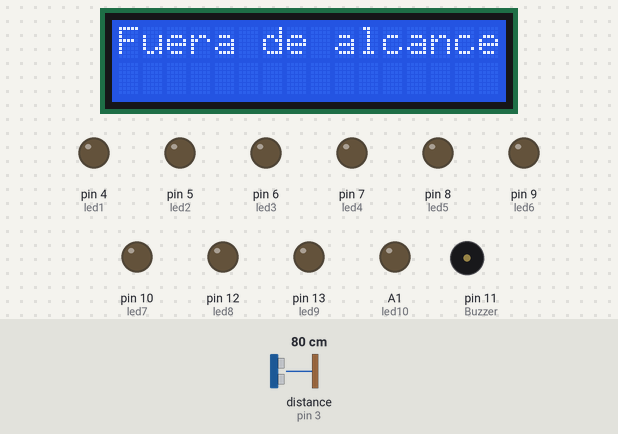
The sketch below on a simulated Arduino Uno, built with avr-gcc and run on an emulated ATmega328P. Parts: 16×2 character LCD, output pins drawn as LEDs (lit = HIGH), buzzer (waves = sounding). Wiring (inferred from the names in the program): ultrasonic range finder: trigger pin 2; echo pin 3. The test bench sets the inputs (shaded band); at power-on: distance to the obstacle (sensor on pin 3) 80 cm. The echo pulse lasts 58.3 µs per cm; pins used as bus, display or sensor lines are not drawn.

Above: at 1.2 s.
1.3 s: distance to the obstacle (sensor on pin 3) set to 44 cm
2.8 s: distance to the obstacle (sensor on pin 3) set to 38 cm
At 4.3 s:
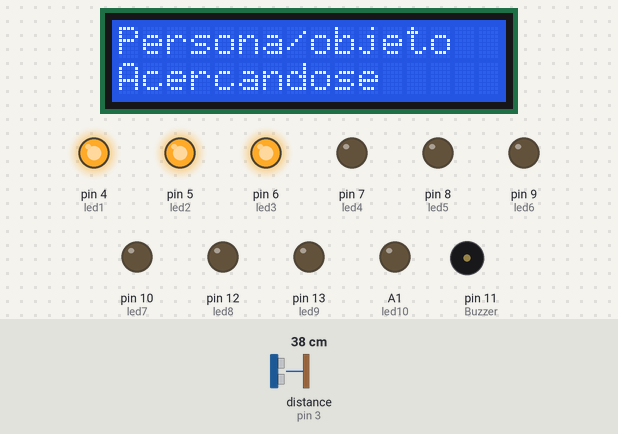
4.6 s: distance to the obstacle (sensor on pin 3) set to 30 cm
6.1 s: distance to the obstacle (sensor on pin 3) set to 23 cm
At 6.7 s:
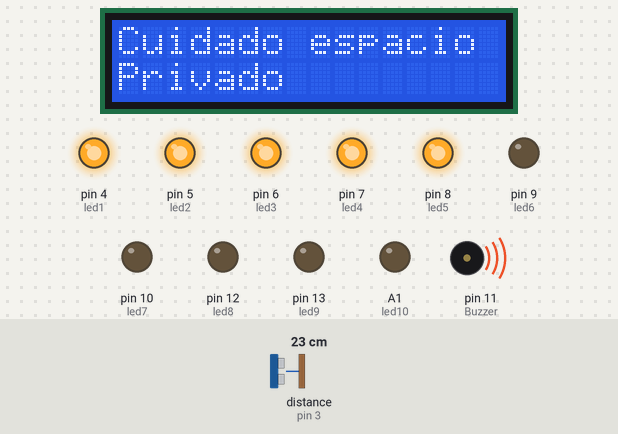
At 11.6 s:
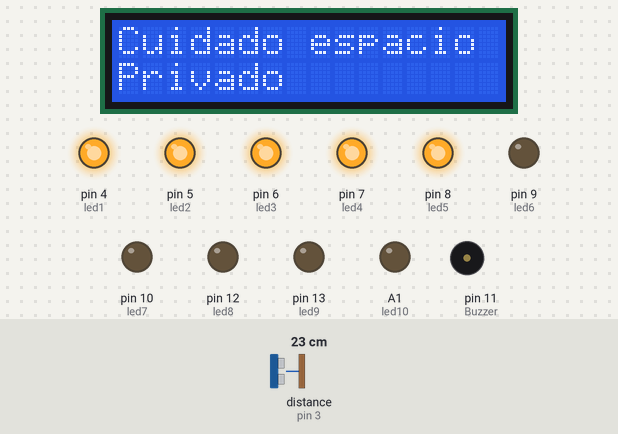
Timing chart, 0 to 18.2 s (numbered marks = the images above; inputs shaded):
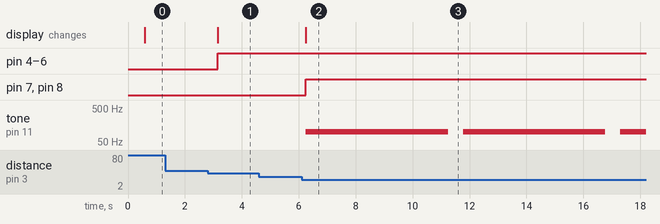

Measured:
- the behaviour switches between 42 and 41 cm on distance to the obstacle (sensor on pin 3) (found by bisection; images 0 and 1)
- the behaviour switches between 27 and 26 cm on distance to the obstacle (sensor on pin 3) (found by bisection; images 1 and 2)
- after the input at 1.3 s, every drawn part: stays the same
- after the input at 2.8 s, pin 4 (led1), pin 5 (led2), pin 6 (led3): LOW → HIGH after 0.35 s; the display: changes after 0.35 s (image 1)
- after the input at 4.6 s, every drawn part: stays the same
- after the input at 6.1 s, pin 7 (led4), pin 8 (led5): LOW → HIGH after 0.15 s; tone on pin 11 (Buzzer): alternates 100 Hz for 5.0 s and silent for 0.53 s, starting after 0.15 s; the display: changes after 0.15 s (image 2)

The sketch:

Parte_3.ino
```cpp
/* Fundacion Kinal
   Centro educativo tecnico laboral Kinal
   Quinto perito
   Quinto electronica
   Codigo Tecnico: EB5AM
   Curso: Taller de electronica digital y reparacion de computadoras I
   Proyecto: ALARMA DE DISTANCIA
   Jorge Eduardo Urrea Guerra 2019073
   Fecha: 4 de mayo
   */
#include <Wire.h>
#include <LiquidCrystal_I2C.h>
#define led1 4
#define led2 5
#define led3 6
#define led4 7
#define led5 8
#define led6 9
#define led7 10
#define led8 12
#define led9 13
#define led10 A1
#define Buzzer 11
#define trigger 2
#define echo    3

LiquidCrystal_I2C lcd_eduardo(0x27,16,2);

void setup() {
  lcd_eduardo.init();
  lcd_eduardo.backlight();
  pinMode(led1,OUTPUT);
  pinMode(led2,OUTPUT);
  pinMode(led3,OUTPUT);
  pinMode(led4,OUTPUT);
  pinMode(led5,OUTPUT);
  pinMode(led6,OUTPUT);
  pinMode(led7,OUTPUT);
  pinMode(led8,OUTPUT);
  pinMode(led9,OUTPUT);
  pinMode(led10,OUTPUT);
  pinMode(trigger, OUTPUT);
  pinMode(echo,INPUT);
  pinMode(Buzzer, OUTPUT);
}

void loop() {
    int ditancia=dis();
    if(ditancia >=45){
      lcd_eduardo.clear();
      lcd_eduardo.setCursor(0,0);
      lcd_eduardo.print("Fuera de alcance");
      digitalWrite(led1,LOW);
      digitalWrite(led2,LOW);
      digitalWrite(led3,LOW);
      digitalWrite(led4,LOW);
      digitalWrite(led5,LOW);
      digitalWrite(led6,LOW);
      digitalWrite(led7,LOW);
      digitalWrite(led8,LOW);
      digitalWrite(led9,LOW);
      digitalWrite(led10,LOW);
    }
    else if(ditancia >=30 && ditancia <=40){
      lcd_eduardo.clear();
      lcd_eduardo.setCursor(0,0);
      lcd_eduardo.print("Persona/objeto");
      lcd_eduardo.setCursor(0,1);
      lcd_eduardo.print("Acercandose");
      lcd_eduardo.setCursor(0,1);
      digitalWrite(led1,HIGH);
      digitalWrite(led2,HIGH);
      digitalWrite(led3,HIGH);
      digitalWrite(led4,LOW);
      digitalWrite(led5,LOW);
      digitalWrite(led6,LOW);
      digitalWrite(led7,LOW);
      digitalWrite(led8,LOW);
      digitalWrite(led9,LOW);
      digitalWrite(led10,LOW);

    }
     else if(ditancia >=15 && ditancia <=25){
      lcd_eduardo.clear();
      lcd_eduardo.setCursor(0,0);
      lcd_eduardo.print("Cuidado espacio");
      lcd_eduardo.setCursor(0,1);
      lcd_eduardo.print("Privado");
      digitalWrite(led1,HIGH);
      digitalWrite(led2,HIGH);
      digitalWrite(led3,HIGH);
      digitalWrite(led4,HIGH);
      digitalWrite(led5,HIGH);
      digitalWrite(led6,LOW);
      digitalWrite(led7,LOW);
      digitalWrite(led8,LOW);
      digitalWrite(led9,LOW);
      digitalWrite(led10,LOW);
      tone(Buzzer, 100);
      delay(5000);
      noTone(Buzzer);
    }
    else if(ditancia >=5 && ditancia <=10){
      lcd_eduardo.clear();
      lcd_eduardo.setCursor(0,0);
      lcd_eduardo.print("Invadiendo");
      lcd_eduardo.setCursor(0,1);
      lcd_eduardo.print("Espacio Privado");
      digitalWrite(led1,HIGH);
      digitalWrite(led2,HIGH);
      digitalWrite(led3,HIGH);
      digitalWrite(led4,HIGH);
      digitalWrite(led5,HIGH);
      digitalWrite(led6,HIGH);
      digitalWrite(led7,HIGH);
      digitalWrite(led8,HIGH);
      digitalWrite(led9,HIGH);
      digitalWrite(led10,HIGH);
      tone(Buzzer, 500);
      delay(10000);
      noTone(Buzzer);
    }
}

int dis(){
   long sensor, distancia;
    delay(500);
    digitalWrite(trigger, HIGH);
    delayMicroseconds(2);
    digitalWrite (trigger, LOW);
    delayMicroseconds(5);
    sensor = pulseIn(echo, HIGH);
    distancia = sensor/59;
    return distancia;
}
```
